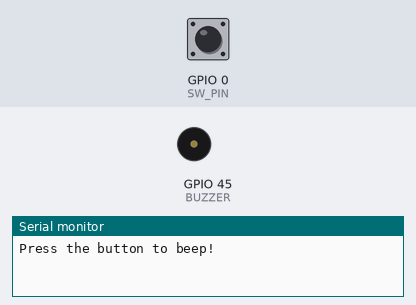
Simulated run of this sketch. Board: ESP32-S3. Parts: buzzer (waves = sounding, pin HIGH), the last lines printed to the serial monitor. Inputs (shaded band) come from the test bench; at power-on: GPIO 0 (SW_PIN) HIGH.

Above: at 1.4 s.
1.5 s: GPIO 0 (SW_PIN) pulled LOW for 0.15 s
At 1.95 s:
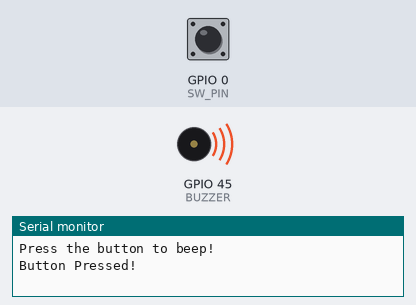
Timing chart, 0 to 4.5 s (numbered marks = the images above; inputs shaded):
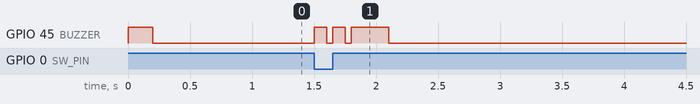

Measured:
- after the input at 1.5 s, GPIO 45 (BUZZER): goes HIGH 0.10 s, LOW 0.05 s, HIGH 0.10 s, LOW 0.05 s, HIGH 0.30 s, then LOW, starting at once

The sketch:

03_Buzzer_Button.ino
```cpp
// ============================================================
//  MOMO ESP32-S3 — 03 Buzzer & Button
//  BUZZER = GPIO45 (active HIGH), SW_PIN = GPIO0 (active LOW)
// ============================================================
#define BUZZER 45
#define SW_PIN 0
void beep(int ms){ digitalWrite(BUZZER,HIGH); delay(ms); digitalWrite(BUZZER,LOW); }

void setup() {
  Serial.begin(115200);
  pinMode(BUZZER, OUTPUT); pinMode(SW_PIN, INPUT_PULLUP);
  Serial.println("Press the button to beep!");
  beep(200);
}
void loop() {
  if (digitalRead(SW_PIN) == LOW) {
    Serial.println("Button Pressed!");
    beep(100); delay(50); beep(100); delay(50); beep(300);
    while (digitalRead(SW_PIN) == LOW);   // wait release
  }
}
```
